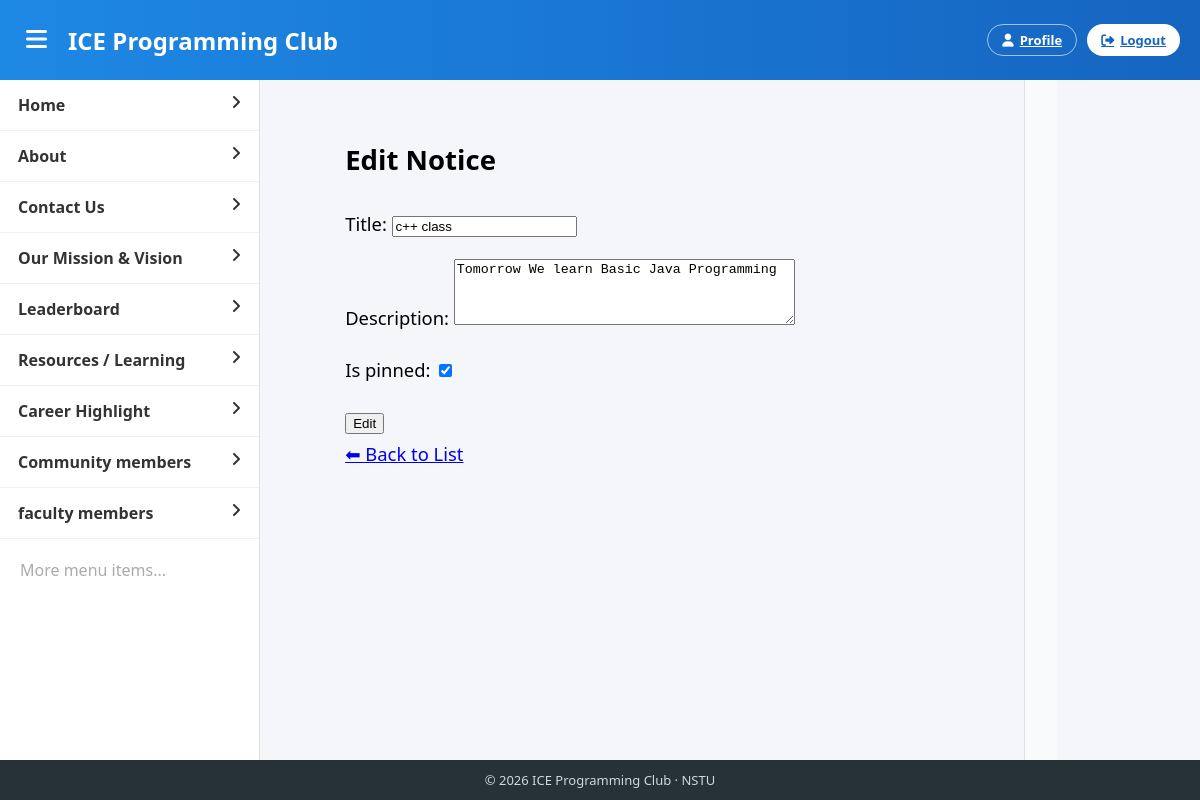
The page /admin_notices_edit/3/ (signed in) on the database its author committed.
### Core/models.py (models this page shows, shortened)
class Notice(models.Model):
    title = models.CharField(max_length=200)
    description = models.TextField()
    date = models.DateField(auto_now_add=True)
    is_pinned = models.BooleanField(default=False)

### Core/views.py (the view)
# urls.py: path('admin_notices_edit/<int:id>/', views.admin_notice_edit, name='admin_notice_edit'),
@login_required
def admin_notice_edit(request, id):
    notice = get_object_or_404(Notice, id=id)
    if request.method == 'POST':
        form = NoticeForm(request.POST, instance=notice)
        if form.is_valid():
            notice = form.save(commit=False)
            if notice.is_pinned:
                Notice.objects.filter(is_pinned=True).exclude(id=notice.id).update(is_pinned=False)
            notice.save()
            return redirect('admin_notice_list')
    else:
        form = NoticeForm(instance=notice)
    return render(request, 'admin/admin_notice_form.html', {'form': form, 'action': 'Edit'})

### Core/forms.py
class NoticeForm(forms.ModelForm):
    class Meta:
        model = Notice
        fields = ['title', 'description', 'is_pinned']
        widgets = {
            'title': forms.TextInput(attrs={'class': 'form-control', 'placeholder': 'Notice title'}),
            'description': forms.Textarea(attrs={'class': 'form-control', 'placeholder': 'Notice description', 'rows': 4}),
            'is_pinned': forms.CheckboxInput(attrs={'class': 'form-check-input'}),
        }

### templates/admin/admin_notice_form.html (shortened to what this page needs)
{% extends "Core_templates/index.html" %}
{% block content %}
<h2>{{ action }} Notice</h2>
<form method="POST">
    {{ form.as_p }}
    <button type="submit">{{ action }}</button>
</form>
<a href="{% url 'admin_notice_list' %}">⬅ Back to List</a>
{% endblock %}

### templates/Core_templates/index.html (style rules this page uses)
:root { --primary:#1e88e5; --primary-dark:#1565c0; --bg:#f4f6f9; --border:#e0e0e0; --text:#333; }
body { margin:0; height:100vh; display:flex; flex-direction:column; font-family:'Segoe UI',sans-serif; background:var(--bg); overflow:hidden; }

### rows shown on the page
Notice: title "c++ class", description "Tomorrow We learn Basic Java Programming", is_pinned "☑"

### other values the page prints
{{ action }} "Edit"
